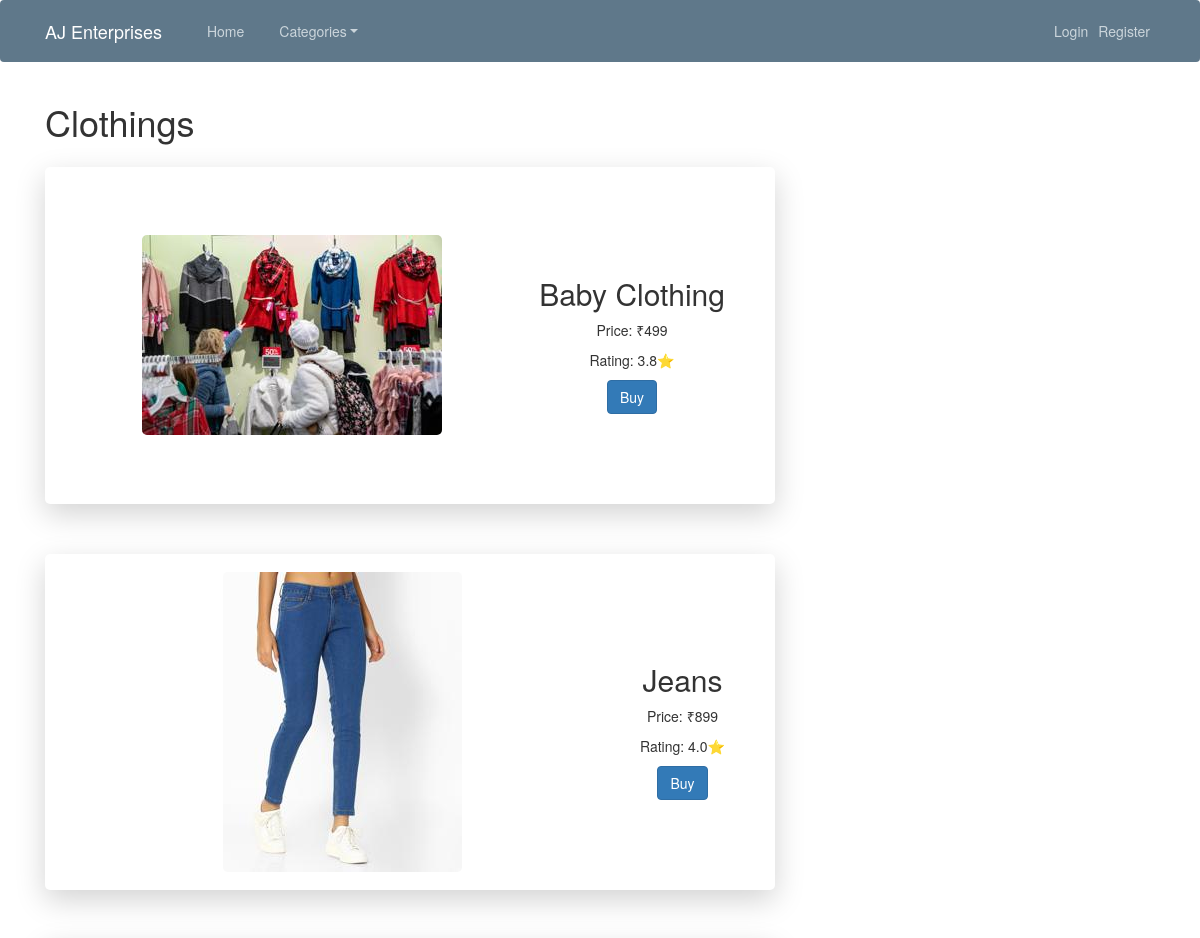
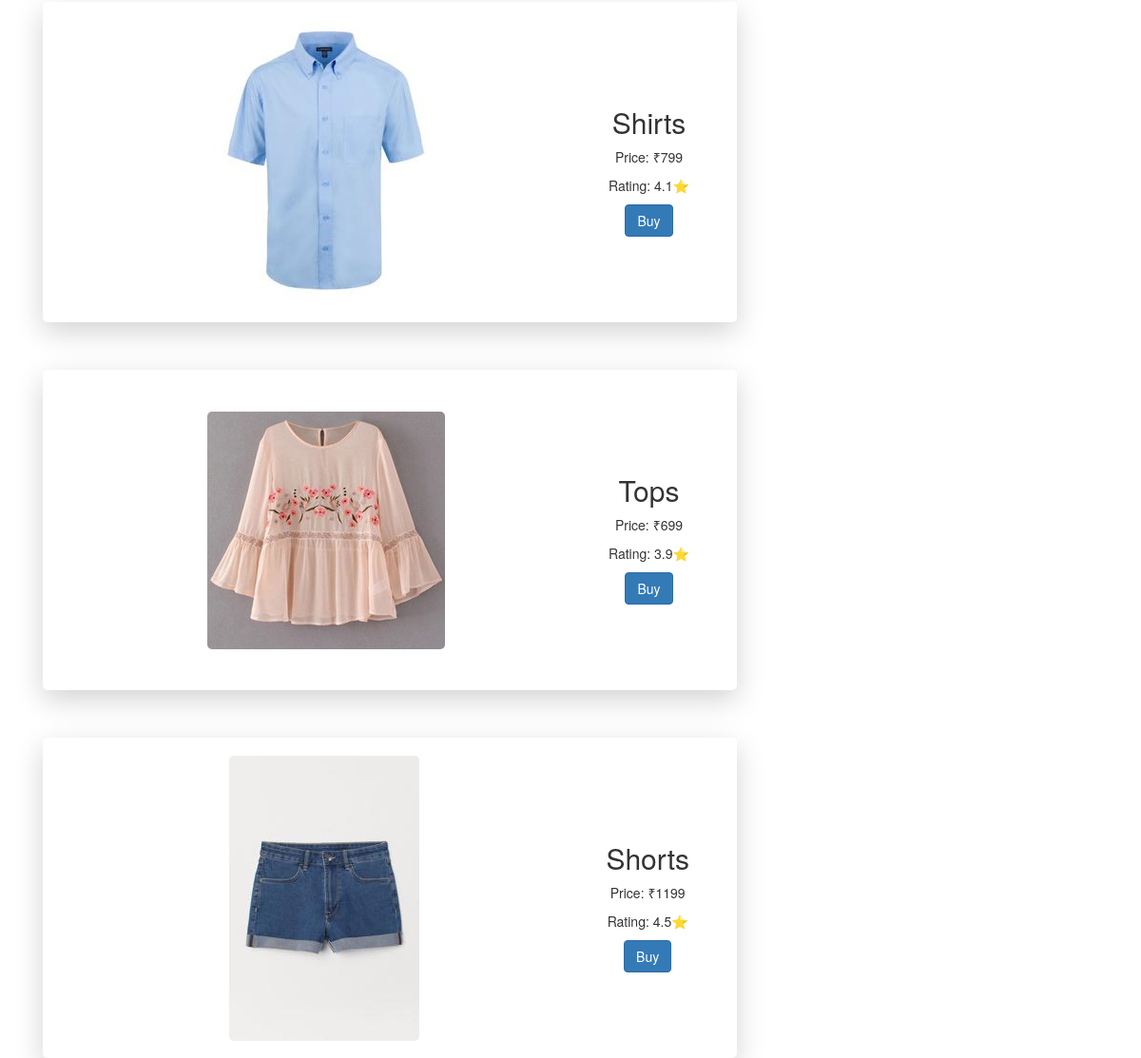
Screenshot of /clothing/ with the database file from the repository (2 pictures, top to bottom).
### jag/models.py (models this page shows, shortened)
class Clothing(models.Model):
    name = models.CharField(max_length = 40)
    price = models.IntegerField()
    rating = models.FloatField(blank=True, null = True)
    quantity = models.IntegerField(blank=True)
    image=models.ImageField(default='default.jpg', upload_to='clothing_pics')

### jag/views.py (the view)
# urls.py: path('clothing/', views.clothing, name='jag-clothing'),
def clothing(request):
    context={
        'clothings': Clothing.objects.all()
    }
    return render(request, 'jag/clothing.html', context)

### jag/templates/jag/clothing.html
{% extends "jag/base.html" %}
{% block content %}
    <h1>Clothings</h1>
    {% for clothing in clothings %}
        <div class="flex flex-warp text-center bg-white rounded-lg shadow-lg items-center justify-center mt-10 mb-20" style="height: 20%;">
            <img class="res-image mx-auto object-cover rounded-lg" src="{{ clothing.image.url }}" alt="">
            <div class="flex flex-col items-center justify-center">
                <h2 class="mr-20">{{ clothing.name }}</h2>
                <p class="mr-20">Price: ₹{{ clothing.price }}</p>
                <p class="mr-20">Rating: {{ clothing.rating }}⭐</p>
                <a href="/ordered"><button type="button" class="btn btn-primary mr-20" >Buy</button></a>
            </div>
        </div>
    {% endfor %}
{% endblock content %}

### jag/static/jag/main.css (style rules this page uses)
body { background: #fafafa; color: #333333; margin-top: 5rem; }
h1, h2, h3, h4, h5, h6 { color: #444444; }

### rows the page displays
Clothing: image (picture), name "Baby Clothing", price "499", rating "3.8"
Clothing: image (picture), name "Jeans", price "899", rating "4.0"
Clothing: image (picture), name "Shirts", price "799", rating "4.1"
Clothing: image (picture), name "Tops", price "699", rating "3.9"
Clothing: image (picture), name "Shorts", price "1199", rating "4.5"
